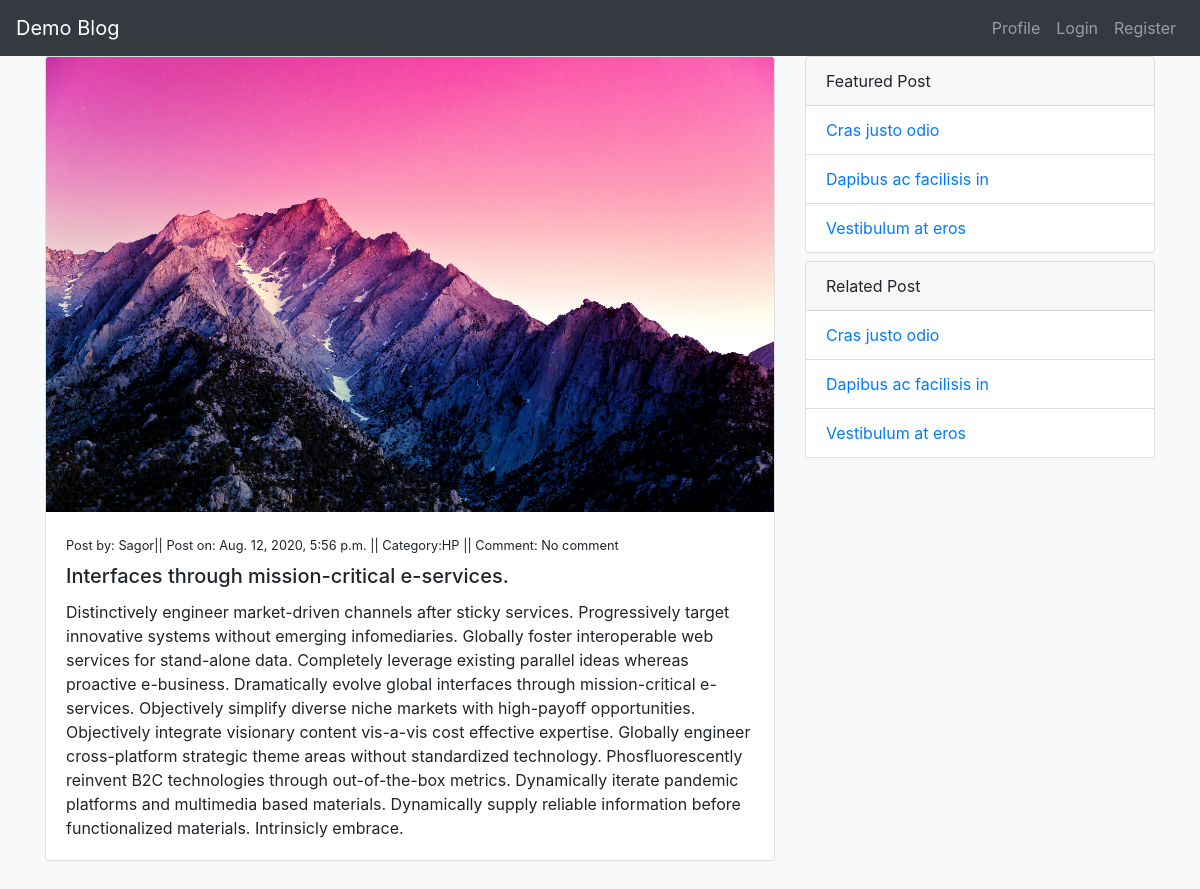
The app's page /article/detail/Interfaces through mission-critical e-services. with its own data.
### blog/models.py (models this page shows, shortened)
class Article(models.Model):
    title = models.CharField(max_length=150)
    category = models.ForeignKey(Category, on_delete=models.CASCADE, related_name='article_category')
    description = models.TextField()
    thumbnail = models.ImageField(upload_to='article')
    created_at = models.DateTimeField(auto_now_add=True)
    updated_at = models.DateTimeField(auto_now=True)

class Category(models.Model):
    name = models.CharField(max_length=70)
    is_active = models.BooleanField(default=True)
    def __str__(self):
        return self.name

### blog/views.py (the view)
# urls.py: path('article/detail/<title>', DetailView.as_view(), name='detail')
class DetailView(View):
    def get(self, request, title):
        details = get_object_or_404(Article, title=title)
        context = {
            'detail': details
        }
        template_name = 'details.html'
        return render(request, template_name, context)

### templates/details.html (shortened to what this page needs)
<!DOCTYPE html>
<html lang="en">
<head>
    <link rel="stylesheet" href="https://maxcdn.bootstrapcdn.com/bootstrap/4.5.2/css/bootstrap.min.css">
</head>
<body>
<header>
    <nav class="navbar navbar-expand-md bg-dark navbar-dark">
        <a class="navbar-brand" href="/">Demo Blog</a>
        <div class="collapse navbar-collapse" id="collapsibleNavbar">
            <ul class="navbar-nav ml-auto">
                <li class="nav-item">
                    <a class="nav-link" href="#">Profile</a>
                </li>
                <li class="nav-item">
                    <a class="nav-link" href="#">Login</a>
                </li>
                <li class="nav-item">
                    <a class="nav-link" href="#">Register</a>
                </li>
            </ul>
        </div>
    </nav>
</header>
<section class="main_area bg-light pb-5">
    <div class="container">
        <div class="row">
            <div class="col-lg-8">
                <article class="mb-3">
                    <div class="card">
                        <img class="card-img-top" src="{{ detail.thumbnail.url }}">
                        <div class="card-body">
                            <div class="article_info pb-2">
                                <small>Post by: Sagor|| Post on: {{ detail.created_at }} ||
                                    Category:{{ detail.category }} || Comment: No comment
                                </small>
                            </div>
                            <h5 class="card-title">{{ detail.title }}</h5>
                            <p class="card-text">{{ detail.description }}</p>
                        </div>
                    </div>
                </article>
            </div>
            <div class="col-lg-4">
                <div class="sidebar mb-2">
                    <div class="card">
                        <div class="card-header">
                            Featured Post
                        </div>
                        <ul class="list-group list-group-flush">
                            <li class="list-group-item"><a href="#">Cras justo odio</a></li>
                            <li class="list-group-item"><a href="#">Dapibus ac facilisis in</a></li>
                            <li class="list-group-item"><a href="#">Vestibulum at eros</a></li>
                        </ul>
                    </div>
                </div>
                <div class="sidebar">
                    <div class="card">
                        <div class="card-header">
                            Related Post
                        </div>
                        <ul class="list-group list-group-flush">
                            <li class="list-group-item"><a href="#">Cras justo odio</a></li>
                            <li class="list-group-item"><a href="#">Dapibus ac facilisis in</a></li>
                            <li class="list-group-item"><a href="#">Vestibulum at eros</a></li>
                        </ul>
                    </div>
                </div>
            </div>
        </div>
    </div>
</section>
</body>
</html>

### records on screen
Article: thumbnail (picture), created_at "Aug. 12, 2020, 5:56 p.m.", category "HP", title "Interfaces through mission-critical e-services.", description "Distinctively engineer market-driven channels after sticky services. Progressively target innovative systems without emerging infomediaries. Globally foster interoperable web services for stand-alone data. Completely leverage existing parallel ideas whereas proactive e-business. Dramatically evolve global interfaces through mission-critical e-services. Objectively simplify diverse niche markets with high-payoff opportunities. Objectively integrate visionary content vis-a-vis cost effective expertise. Globally engineer cross-platform strategic theme areas without standardized technology. Phosfluorescently reinvent B2C technologies through out-of-the-box metrics. Dynamically iterate pandemic…"
